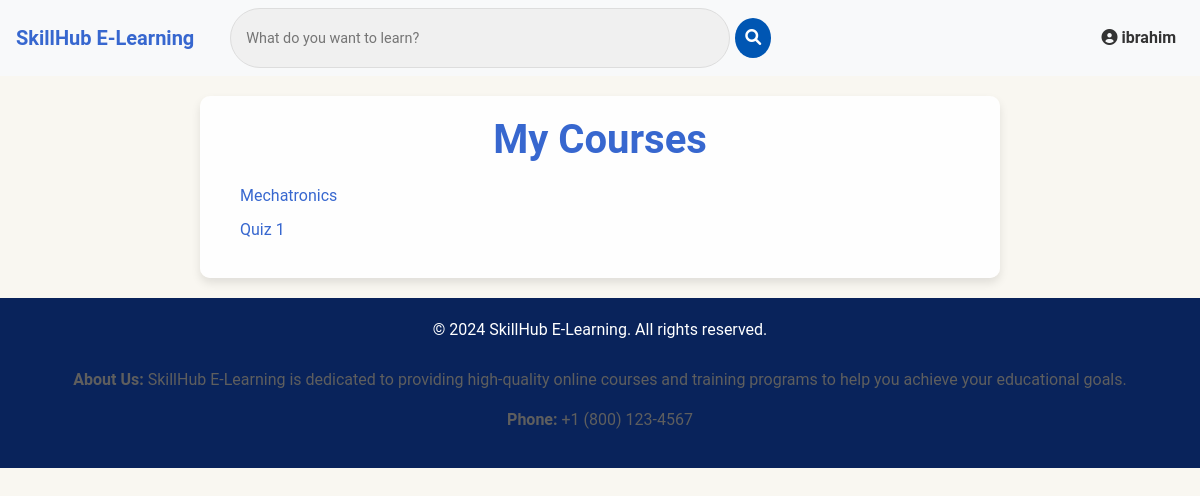
The app's page /my-courses/ (signed in), older data.
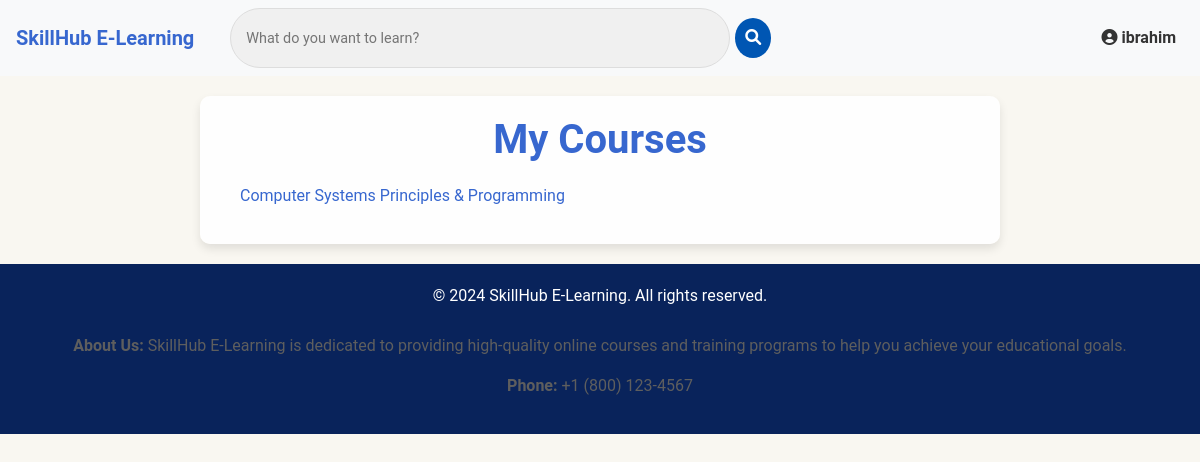
The same page, newer data.
### spApp/models.py (models this page shows, shortened)
class Enrollment(models.Model):
    student = models.ForeignKey(User, on_delete=models.CASCADE, related_name='enrollment_set')
    course = models.ForeignKey(Course, on_delete=models.CASCADE,related_name='enrollment_set')
    enrollment_date = models.DateTimeField(auto_now_add=True)

class Course(models.Model):
    title = models.CharField(max_length=255)
    description = models.TextField()
    instructor = models.ForeignKey(User, on_delete=models.CASCADE)
    image = models.ImageField(upload_to='course_images/', null=True, blank=True)
    created_at = models.DateTimeField(auto_now_add=True)

### spApp/views.py (the view)
# urls.py: path('my-courses/', views.my_courses, name='my_courses'),
@login_required # If the user is not logged in redirect them to the login page.
def my_courses(request):
    enrollments = Enrollment.objects.filter(student=request.user)   # Get all the enrollments of the user
    return render(request, 'my_courses.html', {'enrollments': enrollments})  # render the my_courses template with the list of enrollments

### project/templates/my_courses.html (shortened to what this page needs)
{% extends 'base.html' %}
{% block content %}
    <section class="my-courses-container">
        <h1>My Courses</h1>
        {% if enrollments %}
            <ul>
                {% for enrollment in enrollments %}
                    <li>
                        <a href="{% url 'course_detail' enrollment.course.id %}">{{ enrollment.course.title }}</a>
                    </li>
                {% endfor %}
            </ul>
        {% else %}
            <p> You are not enrolled in any courses yet, please, <a href="{% url 'course_list' %}"> browse the courses </a> to enroll in some. </p>
        {% endif %}
    </section>
{% endblock %}

Row changes from the older to the newer data that the page shows:
removed Enrollment: course "Quiz 1"
changed through a linked row, Enrollment: course "Mechatronics" → "Computer Systems Principles & Programming"
